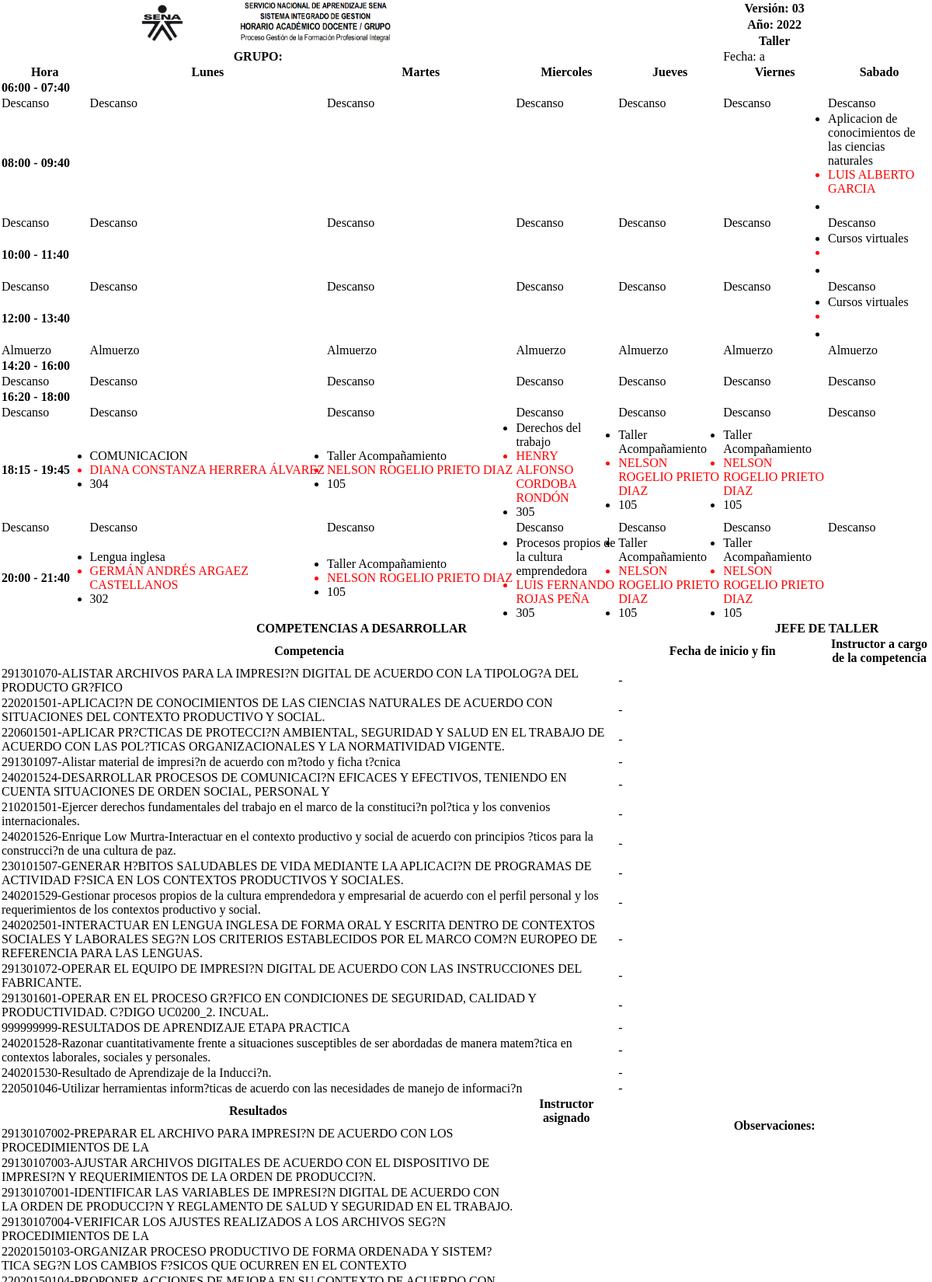
The app's page /vista/imprimir/horarios_ficha_Im.php?fich=86 (signed in, upper part) with its own data.
### tables this page shows
CREATE TABLE `horas` (
  `id_h` int(11) NOT NULL,
  `hora` varchar(100) NOT NULL
);

CREATE TABLE `horarios` (
  `id_hora` int(11) NOT NULL,
  `dia` int(11) DEFAULT NULL,
  `ficha` int(11) DEFAULT NULL,
  `instructor` int(11) DEFAULT NULL,
  `hora` int(11) DEFAULT NULL,
  `id_ambiente` int(11) DEFAULT NULL,
  `horas_instructor` int(11) NOT NULL DEFAULT 2,
  `id_trim_fch` int(11) DEFAULT NULL,
  `descripcion` varchar(100) DEFAULT NULL,
  `observaciones` text DEFAULT NULL
);

CREATE TABLE `instructor` (
  `ID` int(11) NOT NULL,
  `Nombre` varchar(100) NOT NULL,
  `Apellido` varchar(100) NOT NULL,
  `email` varchar(100) NOT NULL,
  `contrasena` varchar(100) NOT NULL,
  `horas_inst` int(11) DEFAULT NULL,
  `rol` int(11) NOT NULL,
  `token` varchar(50) DEFAULT NULL
);

CREATE TABLE `ambiente` (
  `id_A` int(11) NOT NULL,
  `Nombre_ambiente` varchar(100) NOT NULL,
  `Capacidad_ambiente` varchar(100) NOT NULL,
  `No_equipos` int(11) NOT NULL,
  `id_sede` int(11) NOT NULL
);

CREATE TABLE `competencias` (
  `id` int(11) NOT NULL,
  `competencias` text DEFAULT NULL,
  `fecha_ini` varchar(20) DEFAULT NULL,
  `fecha_fin` varchar(20) DEFAULT NULL,
  `instructor` varchar(25) DEFAULT NULL,
  `programas_id` int(11) NOT NULL
);

CREATE TABLE `resultados` (
  `id` int(11) NOT NULL,
  `resultados` text DEFAULT NULL,
  `instructor_resultados` varchar(25) DEFAULT NULL,
  `programas_id` int(11) NOT NULL
);

### vista/imprimir/horarios_ficha_Im.php (the view, shortened to what this page needs)
<?php
include('../../controlador/conexion.php');
$trim_f = $_SESSION['trim'];
$id_f = $_GET['fich'];
?>
<!DOCTYPE html>
<html lang="es">
<head>
  <link rel="stylesheet" href="style.css">
</head>
<body>
  <table>
    <?php
    $fcht = mysqli_query($conn, "SELECT * FROM ficha,programa,tb_trimestre
   WHERE ficha.fc_id_programa=programa.id_program and tb_trimestre.id_fch=ficha.ID_F AND ficha.ID_F=$id_f
   and tb_trimestre.Trimestre='$trim_f'");
    $fchT = mysqli_fetch_assoc($fcht);
    ?>
    <tr>
      <th colspan="4" rowspan="3"><img src="../../img/sena_horarios_1.png" style="width: 500px;"></th>
      <th colspan="3">Versión: 03</th>
    </tr>
    <tr>
      <th colspan="3">Año: <?php echo date('Y'); ?></th>
    </tr>
    <tr>
      <th colspan="3">Taller</th>
    </tr>
    <tr>
      <th colspan="3">GRUPO: <?php echo $fchT['Nº ficha'] . " " . $fchT['Nom_program'] ?></th>
      <th colspan="2"><?php echo $fchT['Trimestre'] ?></th>
      <td colspan="2">Fecha: <?php echo $fchT['Trim_date_Inc']?>  a <?php echo $fchT['Trim_date_fin']  ?></td>
    </tr>
    <div>
    <tr class="dias">
      <th class="hora">Hora</th>
      <th class="horario">Lunes</th>
      <th class="horario">Martes</th>
      <th class="horario">Miercoles</th>
      <th class="horario">Jueves</th>
      <th class="horario">Viernes</th>
      <th class="horario">Sabado</th>
    </tr>
    <?php
    $days = array(0,1, 2, 3, 4, 5, 6,);
    $hours = array(1,9,2,10,3,11,4,12,5,13,6,14,7,15,8);
    foreach ($hours as $hour) {
    ?>
      <tr>
        <?php
        foreach ($days as $day) {
        ?>
          <td>
            <?php
            $querys_horas = "SELECT * FROM horas WHERE id_h=$hour";
            $result_horas = mysqli_query($conn, $querys_horas);
            while ($rcon = mysqli_fetch_assoc($result_horas)) {
              if ($day == 0) { ?> <strong><?php echo $rcon['hora']; ?></strong>
              <?php } ?>
            <?php } ?>
            <?php
            $query = "SELECT * FROM horarios,ficha,dias,horas,ambiente,tb_trimestre, programa, instructor
                WHERE horarios.dia=$day AND horarios.hora=$hour
                AND horarios.id_ambiente=ambiente.id_A
                AND horarios.instructor = instructor.ID
                and horarios.ficha=$id_f
                AND ficha.ID_F = tb_trimestre.id_fch
                AND horarios.id_trim_fch=tb_trimestre.id_T
                AND horarios.hora = horas.id_h
                AND ficha.fc_id_programa=programa.id_program";
            $result = mysqli_query($conn, $query);
            $row = mysqli_fetch_assoc($result);
            if (isset($row)) { ?>
              <ul>
                <li><?php echo $row['descripcion']; ?></li>
                <li style="color:red;"><?php echo $row['Nombre'] . " " . $row['Apellido']; ?></li>
                <li><?php echo $row['Nombre_ambiente']; ?></li>
              </ul>
            <?php
            } elseif ($hour == 12) {
              echo "Almuerzo";
            }elseif ($hour > 8) {
              echo "Descanso";
            }elseif (!isset($row)) {
              echo "&nbsp";
            }
            ?>
          </td><?php
              }
              echo "</tr>";
            }
                ?>
      <tr>
      </div>
        <th colspan="5">COMPETENCIAS A DESARROLLAR</th>
        <?php
        $instructor = mysqli_query($conn, "SELECT * FROM instructor,tb_trimestre, ficha
      WHERE tb_trimestre.instructor_id = instructor.ID and tb_trimestre.Trimestre='$trim_f'
      AND tb_trimestre.id_fch=ficha.ID_F AND ficha.ID_F=$id_f
      AND tb_trimestre.Trimestre='$trim_f'");
        $ins = mysqli_fetch_assoc($instructor);
        $observaciones = mysqli_query($conn, "SELECT * FROM horarios");
        $obs = mysqli_fetch_assoc($observaciones);
        ?>
        <th colspan="3">JEFE DE TALLER  <p style="color:red;"><?php echo $ins['Nombre'] . " " . $ins['Apellido'] ?></p>
        </th>
      <tr>
        <th colspan="4" style="text-align: center;">Competencia</th>
        <th colspan="2" style="text-align: center;">Fecha de inicio y fin</th>
        <th colspan="2" style="text-align: center;">Instructor a cargo de la competencia</th>
      </tr>
        <?php
        $competencias = mysqli_query($conn, "SELECT * FROM competencias, programa,
        ficha WHERE ficha.fc_id_programa=programa.id_program
        AND competencias.programas_id = programa.id_program
        AND ficha.ID_F = $id_f");
        while ($row = mysqli_fetch_assoc($competencias)) {
        ?>
          <tr>
            <td colspan="4"><?php echo $row['competencias']; ?></td>
            <td colspan="2"><?php echo $row["fecha_ini"]." - ".$row["fecha_fin"]; ?></td>
            <td colspan="2"><?php echo $row["instructor"]; ?></td>
          </tr>
        <?php
        }
        ?>
        <tr>
        <th colspan="3" style="text-align: center;">Resultados</th>
        <th colspan="1" style="text-align: center;">Instructor asignado</th>
        <th colspan="3" rowspan="2">Observaciones:<?php echo $obs['observaciones'] ?></th>
        </tr>
        <?php
        $resultados = mysqli_query($conn, "SELECT * FROM resultados, programa,
        ficha WHERE ficha.fc_id_programa=programa.id_program
        AND resultados.programas_id = programa.id_program
        AND ficha.ID_F=$id_f ");
        while ($row = mysqli_fetch_assoc($resultados)) {
        ?>
          <tr>
            <td colspan="3"><?php echo $row['resultados']; ?></td>
            <td><?php echo $row["instructor_resultados"]; ?></td>
          </tr>
        <?php
        }
        ?>
  </table>
</body>
</html>

### style.css (style rules this page uses)
* { margin: 0; padding: 0; box-sizing: border-box; }

### records on screen
horas: hora "06:00 - 07:40"
horas: hora "08:00 - 09:40"
horarios: descripcion "Aplicacion de conocimientos de las ciencias naturales", instructor.Nombre "LUIS", instructor.Apellido "ALBERTO GARCIA"
horas: hora "10:00 - 11:40"
horarios: descripcion "Cursos virtuales"
horas: hora "12:00 - 13:40"
horarios: descripcion "Cursos virtuales"
horas: hora "14:20 - 16:00"
horas: hora "16:20 - 18:00"
horas: hora "18:15 - 19:45"
horarios: descripcion "COMUNICACION", instructor.Nombre "DIANA CONSTANZA", instructor.Apellido "HERRERA ÁLVAREZ", id_ambiente.Nombre_ambiente "304"
horarios: descripcion "Taller Acompañamiento", instructor.Nombre "NELSON ROGELIO", instructor.Apellido "PRIETO DIAZ", id_ambiente.Nombre_ambiente "105"
horarios: descripcion "Derechos del trabajo", instructor.Nombre "HENRY ALFONSO", instructor.Apellido "CORDOBA RONDÓN", id_ambiente.Nombre_ambiente "305"
horarios: descripcion "Taller Acompañamiento", instructor.Nombre "NELSON ROGELIO", instructor.Apellido "PRIETO DIAZ", id_ambiente.Nombre_ambiente "105"
horarios: descripcion "Taller Acompañamiento", instructor.Nombre "NELSON ROGELIO", instructor.Apellido "PRIETO DIAZ", id_ambiente.Nombre_ambiente "105"
horas: hora "20:00 - 21:40"
horarios: descripcion "Lengua inglesa", instructor.Nombre "GERMÁN ANDRÉS", instructor.Apellido "ARGAEZ CASTELLANOS", id_ambiente.Nombre_ambiente "302"
horarios: descripcion "Taller Acompañamiento", instructor.Nombre "NELSON ROGELIO", instructor.Apellido "PRIETO DIAZ", id_ambiente.Nombre_ambiente "105"
horarios: descripcion "Procesos propios de la cultura emprendedora", instructor.Nombre "LUIS FERNANDO", instructor.Apellido "ROJAS PEÑA", id_ambiente.Nombre_ambiente "305"
horarios: descripcion "Taller Acompañamiento", instructor.Nombre "NELSON ROGELIO", instructor.Apellido "PRIETO DIAZ", id_ambiente.Nombre_ambiente "105"
horarios: descripcion "Taller Acompañamiento", instructor.Nombre "NELSON ROGELIO", instructor.Apellido "PRIETO DIAZ", id_ambiente.Nombre_ambiente "105"
competencias: competencias "291301070-ALISTAR ARCHIVOS PARA LA IMPRESI?N DIGITAL DE ACUERDO CON LA TIPOLOG?A DEL PRODUCTO GR?FICO"
competencias: competencias "220201501-APLICACI?N DE CONOCIMIENTOS DE LAS CIENCIAS NATURALES DE ACUERDO CON SITUACIONES DEL CONTEXTO PRODUCTIVO Y SOCIAL."
competencias: competencias "220601501-APLICAR PR?CTICAS DE PROTECCI?N AMBIENTAL, SEGURIDAD Y SALUD EN EL TRABAJO DE ACUERDO CON LAS POL?TICAS ORGANIZACIONALES Y LA NORMATIVIDAD VIGENTE."
competencias: competencias "291301097-Alistar material de impresi?n de acuerdo con m?todo y ficha t?cnica"
competencias: competencias "240201524-DESARROLLAR PROCESOS DE COMUNICACI?N EFICACES Y EFECTIVOS, TENIENDO EN CUENTA SITUACIONES DE ORDEN SOCIAL, PERSONAL Y"
competencias: competencias "210201501-Ejercer derechos fundamentales del trabajo en el marco de la constituci?n pol?tica y los convenios internacionales."
competencias: competencias "240201526-Enrique Low Murtra-Interactuar en el contexto productivo y social de acuerdo con principios ?ticos para la construcci?n de una cultura de paz."
competencias: competencias "230101507-GENERAR H?BITOS SALUDABLES DE VIDA MEDIANTE LA APLICACI?N DE PROGRAMAS DE ACTIVIDAD F?SICA EN LOS CONTEXTOS PRODUCTIVOS Y SOCIALES."
competencias: competencias "240201529-Gestionar procesos propios de la cultura emprendedora y empresarial de acuerdo con el perfil personal y los requerimientos de los contextos productivo y social."
competencias: competencias "240202501-INTERACTUAR EN LENGUA INGLESA DE FORMA ORAL Y ESCRITA DENTRO DE CONTEXTOS SOCIALES Y LABORALES SEG?N LOS CRITERIOS ESTABLECIDOS POR EL MARCO COM?N EUROPEO DE REFERENCIA PARA LAS LENGUAS."
competencias: competencias "291301072-OPERAR EL EQUIPO DE IMPRESI?N DIGITAL DE ACUERDO CON LAS INSTRUCCIONES DEL FABRICANTE."
competencias: competencias "291301601-OPERAR EN EL PROCESO GR?FICO EN CONDICIONES DE SEGURIDAD, CALIDAD Y PRODUCTIVIDAD. C?DIGO UC0200_2. INCUAL."
competencias: competencias "999999999-RESULTADOS DE APRENDIZAJE ETAPA PRACTICA"
competencias: competencias "240201528-Razonar cuantitativamente frente a situaciones susceptibles de ser abordadas de manera matem?tica en contextos laborales, sociales y personales."
competencias: competencias "240201530-Resultado de Aprendizaje de la Inducci?n."
competencias: competencias "220501046-Utilizar herramientas inform?ticas de acuerdo con las necesidades de manejo de informaci?n"
resultados: resultados "29130107002-PREPARAR EL ARCHIVO PARA IMPRESI?N DE ACUERDO CON LOS PROCEDIMIENTOS DE LA"
resultados: resultados "29130107003-AJUSTAR ARCHIVOS DIGITALES DE ACUERDO CON EL DISPOSITIVO DE IMPRESI?N Y REQUERIMIENTOS DE LA ORDEN DE PRODUCCI?N."
resultados: resultados "29130107001-IDENTIFICAR LAS VARIABLES DE IMPRESI?N DIGITAL DE ACUERDO CON LA ORDEN DE PRODUCCI?N Y REGLAMENTO DE SALUD Y SEGURIDAD EN EL TRABAJO."
resultados: resultados "29130107004-VERIFICAR LOS AJUSTES REALIZADOS A LOS ARCHIVOS SEG?N PROCEDIMIENTOS DE LA"
resultados: resultados "22020150103-ORGANIZAR PROCESO PRODUCTIVO DE FORMA ORDENADA Y SISTEM?TICA SEG?N LOS CAMBIOS F?SICOS QUE OCURREN EN EL CONTEXTO"
